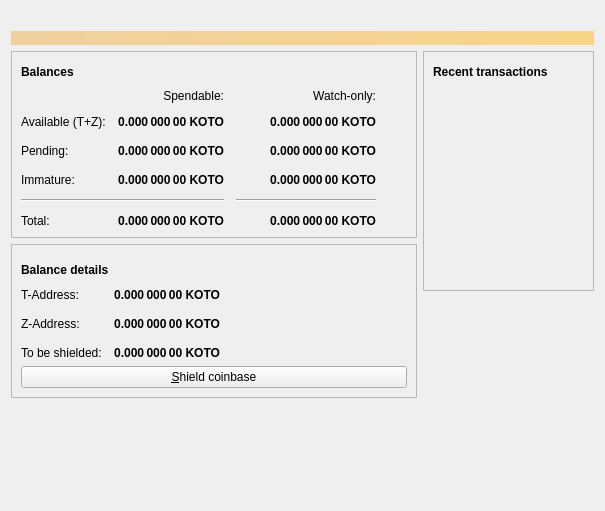
<?xml version="1.0" encoding="UTF-8"?>
<ui version="4.0">
 <class>OverviewPage</class>
 <widget class="QWidget" name="OverviewPage">
  <property name="geometry">
   <rect>
    <x>0</x>
    <y>0</y>
    <width>605</width>
    <height>511</height>
   </rect>
  </property>
  <property name="windowTitle">
   <string>Form</string>
  </property>
  <layout class="QVBoxLayout" name="topLayout">
   <item>
    <widget class="QLabel" name="labelLogo">
     <property name="text">
      <string/>
     </property>
     <property name="pixmap">
      <pixmap resource="../bitcoin.qrc">:/images/logo</pixmap>
     </property>
     <property name="margin">
      <number>10</number>
     </property>
    </widget>
   </item>
   <item>
    <widget class="QLabel" name="labelAlerts">
     <property name="visible">
      <bool>true</bool>
     </property>
     <property name="styleSheet">
      <string notr="true">QLabel { background-color: qlineargradient(x1: 0, y1: 0, x2: 1, y2: 0, stop:0 #F0D0A0, stop:1 #F8D488); color:#000000; }</string>
     </property>
     <property name="wordWrap">
      <bool>true</bool>
     </property>
     <property name="margin">
      <number>3</number>
     </property>
     <property name="textInteractionFlags">
      <set>Qt::TextSelectableByMouse</set>
     </property>
    </widget>
   </item>
   <item>
    <layout class="QHBoxLayout" name="horizontalLayout" stretch="0,1">
     <item>
      <layout class="QVBoxLayout" name="verticalLayout_2">
       <item>
        <widget class="QFrame" name="frame">
         <property name="frameShape">
          <enum>QFrame::StyledPanel</enum>
         </property>
         <property name="frameShadow">
          <enum>QFrame::Raised</enum>
         </property>
         <layout class="QVBoxLayout" name="verticalLayout_4">
          <item>
           <layout class="QHBoxLayout" name="horizontalLayout_4">
            <item>
             <widget class="QLabel" name="label_5">
              <property name="font">
               <font>
                <weight>75</weight>
                <bold>true</bold>
               </font>
              </property>
              <property name="text">
               <string>Balances</string>
              </property>
             </widget>
            </item>
            <item>
             <widget class="QPushButton" name="labelWalletStatus">
              <property name="enabled">
               <bool>true</bool>
              </property>
              <property name="maximumSize">
               <size>
                <width>30</width>
                <height>16777215</height>
               </size>
              </property>
              <property name="toolTip">
               <string>The displayed information may be out of date. Your wallet automatically synchronizes with the Koto network after a connection is established, but this process has not completed yet.</string>
              </property>
              <property name="text">
               <string/>
              </property>
              <property name="icon">
               <iconset resource="../bitcoin.qrc">
                <normaloff>:/images/warning</normaloff>
                <normalon>:/images/warning</normalon>
                <disabledoff>:/images/warning</disabledoff>:/images/warning</iconset>
              </property>
              <property name="iconSize">
               <size>
                <width>24</width>
                <height>24</height>
               </size>
              </property>
              <property name="flat">
               <bool>true</bool>
              </property>
             </widget>
            </item>
            <item>
             <spacer name="horizontalSpacer_3">
              <property name="orientation">
               <enum>Qt::Horizontal</enum>
              </property>
              <property name="sizeHint" stdset="0">
               <size>
                <width>40</width>
                <height>20</height>
               </size>
              </property>
             </spacer>
            </item>
           </layout>
          </item>
          <item>
           <layout class="QGridLayout" name="gridLayout">
            <property name="spacing">
             <number>12</number>
            </property>
            <item row="2" column="2">
             <widget class="QLabel" name="labelWatchPending">
              <property name="font">
               <font>
                <weight>75</weight>
                <bold>true</bold>
               </font>
              </property>
              <property name="cursor">
               <cursorShape>IBeamCursor</cursorShape>
              </property>
              <property name="toolTip">
               <string>Unconfirmed transactions to watch-only addresses</string>
              </property>
              <property name="text">
               <string notr="true">0.000 000 00 KOTO</string>
              </property>
              <property name="alignment">
               <set>Qt::AlignRight|Qt::AlignTrailing|Qt::AlignVCenter</set>
              </property>
              <property name="textInteractionFlags">
               <set>Qt::LinksAccessibleByMouse|Qt::TextSelectableByKeyboard|Qt::TextSelectableByMouse</set>
              </property>
             </widget>
            </item>
            <item row="2" column="1">
             <widget class="QLabel" name="labelUnconfirmed">
              <property name="font">
               <font>
                <weight>75</weight>
                <bold>true</bold>
               </font>
              </property>
              <property name="cursor">
               <cursorShape>IBeamCursor</cursorShape>
              </property>
              <property name="toolTip">
               <string>Total of transactions that have yet to be confirmed, and do not yet count toward the spendable balance</string>
              </property>
              <property name="text">
               <string notr="true">0.000 000 00 KOTO</string>
              </property>
              <property name="alignment">
               <set>Qt::AlignRight|Qt::AlignTrailing|Qt::AlignVCenter</set>
              </property>
              <property name="textInteractionFlags">
               <set>Qt::LinksAccessibleByMouse|Qt::TextSelectableByKeyboard|Qt::TextSelectableByMouse</set>
              </property>
             </widget>
            </item>
            <item row="3" column="2">
             <widget class="QLabel" name="labelWatchImmature">
              <property name="font">
               <font>
                <weight>75</weight>
                <bold>true</bold>
               </font>
              </property>
              <property name="cursor">
               <cursorShape>IBeamCursor</cursorShape>
              </property>
              <property name="toolTip">
               <string>Mined balance in watch-only addresses that has not yet matured</string>
              </property>
              <property name="text">
               <string notr="true">0.000 000 00 KOTO</string>
              </property>
              <property name="alignment">
               <set>Qt::AlignRight|Qt::AlignTrailing|Qt::AlignVCenter</set>
              </property>
              <property name="textInteractionFlags">
               <set>Qt::LinksAccessibleByMouse|Qt::TextSelectableByKeyboard|Qt::TextSelectableByMouse</set>
              </property>
             </widget>
            </item>
            <item row="4" column="0" colspan="2">
             <widget class="Line" name="line">
              <property name="orientation">
               <enum>Qt::Horizontal</enum>
              </property>
             </widget>
            </item>
            <item row="4" column="2">
             <widget class="Line" name="lineWatchBalance">
              <property name="sizePolicy">
               <sizepolicy hsizetype="Preferred" vsizetype="Fixed">
                <horstretch>0</horstretch>
                <verstretch>0</verstretch>
               </sizepolicy>
              </property>
              <property name="minimumSize">
               <size>
                <width>140</width>
                <height>0</height>
               </size>
              </property>
              <property name="orientation">
               <enum>Qt::Horizontal</enum>
              </property>
             </widget>
            </item>
            <item row="5" column="0">
             <widget class="QLabel" name="labelTotalText">
              <property name="text">
               <string>Total:</string>
              </property>
             </widget>
            </item>
            <item row="3" column="1">
             <widget class="QLabel" name="labelImmature">
              <property name="font">
               <font>
                <weight>75</weight>
                <bold>true</bold>
               </font>
              </property>
              <property name="cursor">
               <cursorShape>IBeamCursor</cursorShape>
              </property>
              <property name="toolTip">
               <string>Mined balance that has not yet matured</string>
              </property>
              <property name="text">
               <string notr="true">0.000 000 00 KOTO</string>
              </property>
              <property name="alignment">
               <set>Qt::AlignRight|Qt::AlignTrailing|Qt::AlignVCenter</set>
              </property>
              <property name="textInteractionFlags">
               <set>Qt::LinksAccessibleByMouse|Qt::TextSelectableByKeyboard|Qt::TextSelectableByMouse</set>
              </property>
             </widget>
            </item>
            <item row="2" column="3">
             <spacer name="horizontalSpacer_2">
              <property name="orientation">
               <enum>Qt::Horizontal</enum>
              </property>
              <property name="sizeHint" stdset="0">
               <size>
                <width>40</width>
                <height>20</height>
               </size>
              </property>
             </spacer>
            </item>
            <item row="3" column="0">
             <widget class="QLabel" name="labelImmatureText">
              <property name="text">
               <string>Immature:</string>
              </property>
             </widget>
            </item>
            <item row="5" column="1">
             <widget class="QLabel" name="labelTotal">
              <property name="font">
               <font>
                <weight>75</weight>
                <bold>true</bold>
               </font>
              </property>
              <property name="cursor">
               <cursorShape>IBeamCursor</cursorShape>
              </property>
              <property name="toolTip">
               <string>Your current total balance</string>
              </property>
              <property name="text">
               <string notr="true">0.000 000 00 KOTO</string>
              </property>
              <property name="alignment">
               <set>Qt::AlignRight|Qt::AlignTrailing|Qt::AlignVCenter</set>
              </property>
              <property name="textInteractionFlags">
               <set>Qt::LinksAccessibleByMouse|Qt::TextSelectableByKeyboard|Qt::TextSelectableByMouse</set>
              </property>
             </widget>
            </item>
            <item row="5" column="2">
             <widget class="QLabel" name="labelWatchTotal">
              <property name="font">
               <font>
                <weight>75</weight>
                <bold>true</bold>
               </font>
              </property>
              <property name="cursor">
               <cursorShape>IBeamCursor</cursorShape>
              </property>
              <property name="toolTip">
               <string>Current total balance in watch-only addresses</string>
              </property>
              <property name="text">
               <string notr="true">0.000 000 00 KOTO</string>
              </property>
              <property name="alignment">
               <set>Qt::AlignRight|Qt::AlignTrailing|Qt::AlignVCenter</set>
              </property>
              <property name="textInteractionFlags">
               <set>Qt::LinksAccessibleByMouse|Qt::TextSelectableByKeyboard|Qt::TextSelectableByMouse</set>
              </property>
             </widget>
            </item>
            <item row="0" column="2">
             <widget class="QLabel" name="labelWatchonly">
              <property name="text">
               <string>Watch-only:</string>
              </property>
              <property name="alignment">
               <set>Qt::AlignRight|Qt::AlignTrailing|Qt::AlignVCenter</set>
              </property>
             </widget>
            </item>
            <item row="1" column="0">
             <widget class="QLabel" name="labelBalanceText">
              <property name="text">
               <string>Available (T+Z):</string>
              </property>
             </widget>
            </item>
            <item row="1" column="1">
             <widget class="QLabel" name="labelBalance">
              <property name="font">
               <font>
                <weight>75</weight>
                <bold>true</bold>
               </font>
              </property>
              <property name="cursor">
               <cursorShape>IBeamCursor</cursorShape>
              </property>
              <property name="toolTip">
               <string>Your current spendable balance</string>
              </property>
              <property name="text">
               <string notr="true">0.000 000 00 KOTO</string>
              </property>
              <property name="alignment">
               <set>Qt::AlignRight|Qt::AlignTrailing|Qt::AlignVCenter</set>
              </property>
              <property name="textInteractionFlags">
               <set>Qt::LinksAccessibleByMouse|Qt::TextSelectableByKeyboard|Qt::TextSelectableByMouse</set>
              </property>
             </widget>
            </item>
            <item row="1" column="2">
             <widget class="QLabel" name="labelWatchAvailable">
              <property name="font">
               <font>
                <weight>75</weight>
                <bold>true</bold>
               </font>
              </property>
              <property name="cursor">
               <cursorShape>IBeamCursor</cursorShape>
              </property>
              <property name="toolTip">
               <string>Your current balance in watch-only addresses</string>
              </property>
              <property name="text">
               <string notr="true">0.000 000 00 KOTO</string>
              </property>
              <property name="alignment">
               <set>Qt::AlignRight|Qt::AlignTrailing|Qt::AlignVCenter</set>
              </property>
              <property name="textInteractionFlags">
               <set>Qt::LinksAccessibleByMouse|Qt::TextSelectableByKeyboard|Qt::TextSelectableByMouse</set>
              </property>
             </widget>
            </item>
            <item row="2" column="0">
             <widget class="QLabel" name="labelPendingText">
              <property name="text">
               <string>Pending:</string>
              </property>
             </widget>
            </item>
            <item row="0" column="1">
             <widget class="QLabel" name="labelSpendable">
              <property name="text">
               <string>Spendable:</string>
              </property>
              <property name="alignment">
               <set>Qt::AlignRight|Qt::AlignTrailing|Qt::AlignVCenter</set>
              </property>
             </widget>
            </item>
           </layout>
          </item>
         </layout>
        </widget>
       </item>
       <item>
        <widget class="QFrame" name="frame_3">
         <property name="frameShape">
          <enum>QFrame::StyledPanel</enum>
         </property>
         <property name="frameShadow">
          <enum>QFrame::Raised</enum>
         </property>
         <layout class="QGridLayout" name="gridLayout_3">
          <property name="bottomMargin">
           <number>9</number>
          </property>
          <item row="0" column="0">
           <layout class="QHBoxLayout" name="horizontalLayout_3">
            <property name="spacing">
             <number>6</number>
            </property>
            <property name="topMargin">
             <number>6</number>
            </property>
            <property name="rightMargin">
             <number>0</number>
            </property>
            <property name="bottomMargin">
             <number>2</number>
            </property>
            <item>
             <widget class="QLabel" name="label_6">
              <property name="font">
               <font>
                <weight>75</weight>
                <bold>true</bold>
               </font>
              </property>
              <property name="text">
               <string>Balance details</string>
              </property>
             </widget>
            </item>
            <item>
             <spacer name="horizontalSpacer_5">
              <property name="orientation">
               <enum>Qt::Horizontal</enum>
              </property>
              <property name="sizeHint" stdset="0">
               <size>
                <width>40</width>
                <height>20</height>
               </size>
              </property>
             </spacer>
            </item>
           </layout>
          </item>
          <item row="1" column="0">
           <layout class="QGridLayout" name="gridLayout_2">
            <property name="topMargin">
             <number>0</number>
            </property>
            <property name="bottomMargin">
             <number>0</number>
            </property>
            <property name="spacing">
             <number>12</number>
            </property>
            <item row="2" column="0">
             <widget class="QLabel" name="labelUnshieldedText">
              <property name="text">
               <string>To be shielded:</string>
              </property>
             </widget>
            </item>
            <item row="1" column="0">
             <widget class="QLabel" name="labelZBalanceText">
              <property name="text">
               <string>Z-Address:</string>
              </property>
             </widget>
            </item>
            <item row="0" column="1">
             <widget class="QLabel" name="labelTBalance">
              <property name="font">
               <font>
                <weight>75</weight>
                <bold>true</bold>
               </font>
              </property>
              <property name="cursor">
               <cursorShape>IBeamCursor</cursorShape>
              </property>
              <property name="toolTip">
               <string>Your current T-balance</string>
              </property>
              <property name="text">
               <string notr="true">0.000 000 00 KOTO</string>
              </property>
              <property name="alignment">
               <set>Qt::AlignRight|Qt::AlignTrailing|Qt::AlignVCenter</set>
              </property>
              <property name="textInteractionFlags">
               <set>Qt::LinksAccessibleByMouse|Qt::TextSelectableByKeyboard|Qt::TextSelectableByMouse</set>
              </property>
             </widget>
            </item>
            <item row="2" column="1">
             <widget class="QLabel" name="labelUnshielded">
              <property name="font">
               <font>
                <weight>75</weight>
                <bold>true</bold>
               </font>
              </property>
              <property name="cursor">
               <cursorShape>IBeamCursor</cursorShape>
              </property>
              <property name="toolTip">
               <string>Unshielded balance that must be tranfer to z-addr before could be spent</string>
              </property>
              <property name="text">
               <string notr="true">0.000 000 00 KOTO</string>
              </property>
              <property name="alignment">
               <set>Qt::AlignRight|Qt::AlignTrailing|Qt::AlignVCenter</set>
              </property>
              <property name="textInteractionFlags">
               <set>Qt::LinksAccessibleByMouse|Qt::TextSelectableByKeyboard|Qt::TextSelectableByMouse</set>
              </property>
             </widget>
            </item>
            <item row="0" column="0">
             <widget class="QLabel" name="labelTBalanceText">
              <property name="text">
               <string>T-Address:</string>
              </property>
             </widget>
            </item>
            <item row="1" column="1">
             <widget class="QLabel" name="labelZBalance">
              <property name="font">
               <font>
                <weight>75</weight>
                <bold>true</bold>
               </font>
              </property>
              <property name="cursor">
               <cursorShape>IBeamCursor</cursorShape>
              </property>
              <property name="toolTip">
               <string>Your current Z-balance</string>
              </property>
              <property name="text">
               <string notr="true">0.000 000 00 KOTO</string>
              </property>
              <property name="alignment">
               <set>Qt::AlignRight|Qt::AlignTrailing|Qt::AlignVCenter</set>
              </property>
              <property name="textInteractionFlags">
               <set>Qt::LinksAccessibleByMouse|Qt::TextSelectableByKeyboard|Qt::TextSelectableByMouse</set>
              </property>
             </widget>
            </item>
            <item row="1" column="2">
             <spacer name="horizontalSpacer_4">
              <property name="orientation">
               <enum>Qt::Horizontal</enum>
              </property>
              <property name="sizeHint" stdset="0">
               <size>
                <width>40</width>
                <height>20</height>
               </size>
              </property>
             </spacer>
            </item>
           </layout>
          </item>
          <item row="2" column="0">
           <layout class="QFormLayout" name="formLayout">
            <item row="0" column="0" colspan="2">
             <widget class="QPushButton" name="shieldCoinsButton">
              <property name="minimumSize">
               <size>
                <width>150</width>
                <height>0</height>
               </size>
              </property>
              <property name="maximumSize">
               <size>
                <width>16777215</width>
                <height>16777215</height>
               </size>
              </property>
              <property name="toolTip">
               <string>Shield coinbase into z-address</string>
              </property>
              <property name="text">
               <string>&amp;Shield coinbase</string>
              </property>
              <property name="icon">
               <iconset resource="../bitcoin.qrc">
                <normaloff>:/images/shield-warning</normaloff>:/images/shield-warning</iconset>
              </property>
              <property name="iconSize">
               <size>
                <width>16</width>
                <height>16</height>
               </size>
              </property>
              <property name="checkable">
               <bool>false</bool>
              </property>
              <property name="autoExclusive">
               <bool>false</bool>
              </property>
              <property name="autoDefault">
               <bool>false</bool>
              </property>
              <property name="default">
               <bool>false</bool>
              </property>
              <property name="flat">
               <bool>false</bool>
              </property>
             </widget>
            </item>
           </layout>
          </item>
         </layout>
        </widget>
       </item>
       <item>
        <spacer name="verticalSpacer">
         <property name="orientation">
          <enum>Qt::Vertical</enum>
         </property>
         <property name="sizeHint" stdset="0">
          <size>
           <width>20</width>
           <height>40</height>
          </size>
         </property>
        </spacer>
       </item>
      </layout>
     </item>
     <item>
      <layout class="QVBoxLayout" name="verticalLayout_3">
       <item>
        <widget class="QFrame" name="frame_2">
         <property name="frameShape">
          <enum>QFrame::StyledPanel</enum>
         </property>
         <property name="frameShadow">
          <enum>QFrame::Raised</enum>
         </property>
         <layout class="QVBoxLayout" name="verticalLayout">
          <item>
           <layout class="QHBoxLayout" name="horizontalLayout_2">
            <item>
             <widget class="QLabel" name="label_4">
              <property name="font">
               <font>
                <weight>75</weight>
                <bold>true</bold>
               </font>
              </property>
              <property name="text">
               <string>Recent transactions</string>
              </property>
             </widget>
            </item>
            <item>
             <widget class="QPushButton" name="labelTransactionsStatus">
              <property name="enabled">
               <bool>true</bool>
              </property>
              <property name="maximumSize">
               <size>
                <width>30</width>
                <height>16777215</height>
               </size>
              </property>
              <property name="toolTip">
               <string>The displayed information may be out of date. Your wallet automatically synchronizes with the Koto network after a connection is established, but this process has not completed yet.</string>
              </property>
              <property name="text">
               <string/>
              </property>
              <property name="icon">
               <iconset resource="../bitcoin.qrc">
                <normaloff>:/images/warning</normaloff>
                <disabledoff>:/images/warning</disabledoff>:/images/warning</iconset>
              </property>
              <property name="iconSize">
               <size>
                <width>24</width>
                <height>24</height>
               </size>
              </property>
              <property name="flat">
               <bool>true</bool>
              </property>
             </widget>
            </item>
            <item>
             <spacer name="horizontalSpacer">
              <property name="orientation">
               <enum>Qt::Horizontal</enum>
              </property>
              <property name="sizeHint" stdset="0">
               <size>
                <width>40</width>
                <height>20</height>
               </size>
              </property>
             </spacer>
            </item>
           </layout>
          </item>
          <item>
           <widget class="QListView" name="listTransactions">
            <property name="styleSheet">
             <string notr="true">QListView { background: transparent; }</string>
            </property>
            <property name="frameShape">
             <enum>QFrame::NoFrame</enum>
            </property>
            <property name="verticalScrollBarPolicy">
             <enum>Qt::ScrollBarAlwaysOff</enum>
            </property>
            <property name="horizontalScrollBarPolicy">
             <enum>Qt::ScrollBarAlwaysOff</enum>
            </property>
            <property name="selectionMode">
             <enum>QAbstractItemView::NoSelection</enum>
            </property>
           </widget>
          </item>
         </layout>
        </widget>
       </item>
       <item>
        <spacer name="verticalSpacer_2">
         <property name="orientation">
          <enum>Qt::Vertical</enum>
         </property>
         <property name="sizeHint" stdset="0">
          <size>
           <width>20</width>
           <height>40</height>
          </size>
         </property>
        </spacer>
       </item>
      </layout>
     </item>
    </layout>
   </item>
  </layout>
 </widget>
 <resources>
  <include location="../bitcoin.qrc"/>
 </resources>
 <connections/>
</ui>
